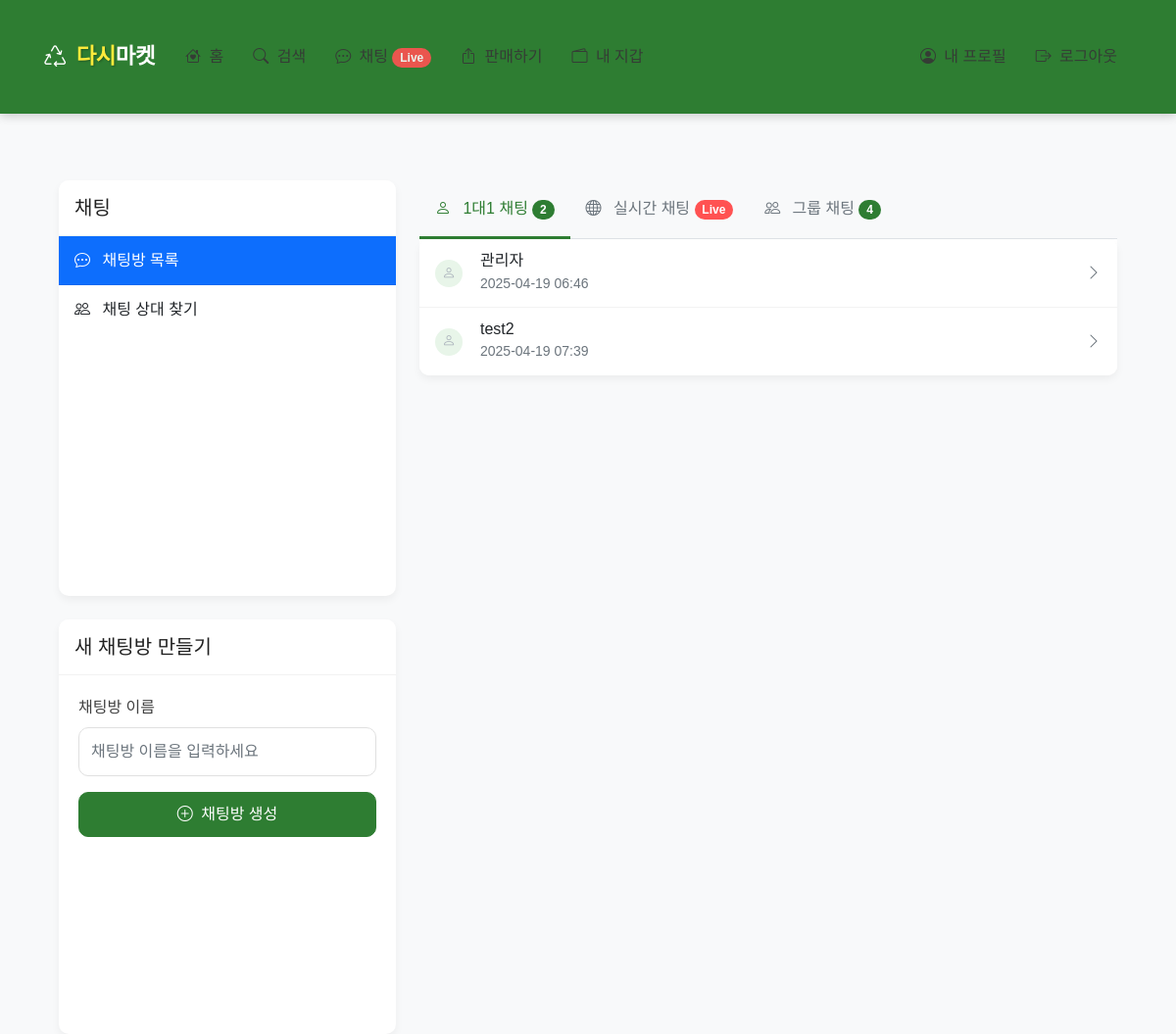
The app's page /chat/ (signed in) with its own data.
### app/models.py (models this page shows, shortened)
class User(UserMixin, db.Model):
    __tablename__ = 'users'
    id = db.Column(db.Integer, primary_key=True)
    email = db.Column(db.String(120), unique=True, nullable=False)
    password_hash = db.Column(db.String(256), nullable=False)
    username = db.Column(db.String(64), nullable=False)
    profile_image = db.Column(db.String(120), nullable=True)
    created_at = db.Column(db.DateTime, default=datetime.utcnow)
    is_admin = db.Column(db.Boolean, default=False)
    is_active = db.Column(db.Boolean, default=True)
    products = db.relationship('Product', backref='seller', lazy='dynamic')
    wallet = db.relationship('Wallet', backref='user', uselist=False)

class ChatRoom(db.Model):
    __tablename__ = 'chat_rooms'
    id = db.Column(db.Integer, primary_key=True)
    name = db.Column(db.String(100), nullable=True)  # 전체 채팅방일 경우 이름 지정 가능
    type = db.Column(db.String(20), nullable=False)  # 'private' (1대1) 또는 'public' (전체)
    created_at = db.Column(db.DateTime, default=datetime.utcnow)
    messages = db.relationship('ChatMessage', backref='chat_room', lazy='dynamic', cascade='all, delete-orphan')
    participants = db.relationship('ChatParticipant', backref='chat_room', lazy='dynamic', cascade='all, delete-orphan')
    def __repr__(self):
        return f'<ChatRoom {self.id} - {self.type}>'

### app/chat/routes.py (the view, shortened to what this page needs)
@bp.route('/', methods=['GET'])
@login_required
def index():
    global GLOBAL_CHAT_ROOM_ID
    global_chat_id = GLOBAL_CHAT_ROOM_ID
    global_chat_room = None
    global_chat_room = ChatRoom.query.filter_by(name="실시간 전체 채팅").first()
    if not global_chat_room:
        if global_chat_id:
            global_chat_room = ChatRoom.query.get(global_chat_id)
    if global_chat_room:
        existing_participant = ChatParticipant.query.filter_by(
            user_id=current_user.id,
            chat_room_id=global_chat_room.id
        ).first()
    participations = ChatParticipant.query.filter_by(user_id=current_user.id).all()
    chat_room_ids = [p.chat_room_id for p in participations]
    chat_rooms = ChatRoom.query.filter(ChatRoom.id.in_(chat_room_ids)).all()
    private_rooms = []
    public_rooms = []
    for room in chat_rooms:
        if room.type == 'private':
            other_participant = ChatParticipant.query.filter(
                and_(
                    ChatParticipant.chat_room_id == room.id,
                    ChatParticipant.user_id != current_user.id
                )
            ).first()
            if other_participant:
                other_user = User.query.get(other_participant.user_id)
                private_rooms.append({
                    'room': room,
                    'other_user': other_user
                })
        else:
            if global_chat_room and room.id == global_chat_room.id:
                pass
            else:
                public_rooms.append(room)
    all_public_rooms = ChatRoom.query.filter(
        ChatRoom.type == 'public'
    ).all()
    if global_chat_room:
        all_public_rooms = [room for room in all_public_rooms if room.id != global_chat_room.id]
    current_app.logger.info(f'글로벌 채팅방 ID: {global_chat_room.id if global_chat_room else "None"}')
    current_app.logger.info(f'글로벌 채팅방 객체: {global_chat_room}')
    return render_template(
        'chat/index.html',
        title='채팅',
        private_rooms=private_rooms,
        public_rooms=public_rooms,
        all_public_rooms=all_public_rooms,
        global_chat_room=global_chat_room
    )

### app/models.py (called while the page is built)
@login_manager.user_loader
def load_user(id):
    return User.query.get(int(id))

### app/templates/chat/index.html (shortened to what this page needs)
{% extends 'base.html' %}
{% block styles %}
<link rel="stylesheet" href="https://cdn.jsdelivr.net/npm/bootstrap-icons@1.8.0/font/bootstrap-icons.css">
{% endblock %}
{% block content %}
<div class="container py-4">
    <div class="row g-4">
        <div class="col-md-4">
            <div class="card chat-room-info mb-4">
                <div class="card-header">
                    <h5 class="mb-0">채팅</h5>
                </div>
                <div class="list-group list-group-flush">
                    <a href="{{ url_for('chat.index') }}" class="list-group-item list-group-item-action active">
                        <i class="bi bi-chat-dots me-2"></i> 채팅방 목록
                    </a>
                    <a href="{{ url_for('chat.user_list') }}" class="list-group-item list-group-item-action">
                        <i class="bi bi-people me-2"></i> 채팅 상대 찾기
                    </a>
                </div>
            </div>
            <div class="card chat-room-info">
                <div class="card-header">
                    <h5 class="mb-0">새 채팅방 만들기</h5>
                </div>
                <div class="card-body">
                    <form action="{{ url_for('chat.create_public_chat') }}" method="post">
                        <div class="mb-3">
                            <label for="room_name" class="form-label">채팅방 이름</label>
                            <input type="text" class="form-control" id="room_name" name="room_name" required placeholder="채팅방 이름을 입력하세요">
                        </div>
                        <div class="d-grid">
                            <button type="submit" class="btn btn-primary">
                                <i class="bi bi-plus-circle me-1"></i> 채팅방 생성
                            </button>
                        </div>
                    </form>
                </div>
            </div>
        </div>
        <div class="col-md-8">
            <ul class="nav nav-tabs" id="chatTabs" role="tablist">
                <li class="nav-item" role="presentation">
                    <button class="nav-link active" id="one-on-one-tab" data-bs-toggle="tab" data-bs-target="#one-on-one" type="button" role="tab" aria-controls="one-on-one" aria-selected="true">
                        <i class="bi bi-person me-2"></i> 1대1 채팅
                        <span class="badge bg-primary rounded-pill">{{ private_rooms|length }}</span>
                    </button>
                </li>
                <li class="nav-item" role="presentation">
                    <button class="nav-link" id="live-chat-tab" data-bs-toggle="tab" data-bs-target="#live-chat" type="button" role="tab" aria-controls="live-chat" aria-selected="false">
                        <i class="bi bi-globe me-2"></i> 실시간 채팅
                        <span class="badge bg-danger rounded-pill">Live</span>
                    </button>
                </li>
                <li class="nav-item" role="presentation">
                    <button class="nav-link" id="group-chat-tab" data-bs-toggle="tab" data-bs-target="#group-chat" type="button" role="tab" aria-controls="group-chat" aria-selected="false">
                        <i class="bi bi-people me-2"></i> 그룹 채팅
                        <span class="badge bg-primary rounded-pill">{{ public_rooms|length + all_public_rooms|length }}</span>
                    </button>
                </li>
            </ul>
            <div class="tab-content chat-tabs-content p-0" id="chatTabsContent">
                <div class="tab-pane fade show active" id="one-on-one" role="tabpanel" aria-labelledby="one-on-one-tab">
                    <div class="card chat-room-info border-top-0 rounded-top-0">
                        <div class="card-body p-0">
                            {% if private_rooms %}
                                <div class="list-group list-group-flush">
                                    {% for item in private_rooms %}
                                        {% set room = item.room %}
                                        {% set other_user = item.other_user %}
                                        <a href="{{ url_for('chat.view_room', room_id=room.id) }}" class="list-group-item list-group-item-action">
                                            <div class="d-flex w-100 justify-content-between align-items-center">
                                                <div class="d-flex align-items-center">
                                                    {% if other_user.profile_image %}
                                                        <img src="{{ url_for('static', filename='uploads/' + other_user.profile_image) }}" class="user-avatar small" alt="{{ other_user.username }}">
                                                    {% else %}
                                                        <div class="user-avatar small">
                                                            <i class="bi bi-person"></i>
                                                        </div>
                                                    {% endif %}
                                                    <div class="ms-2">
                                                        <h6 class="mb-0">{{ other_user.username }}</h6>
                                                        <small class="text-muted">{{ room.created_at|format_datetime }}</small>
                                                    </div>
                                                </div>
                                                <i class="bi bi-chevron-right text-muted"></i>
                                            </div>
                                        </a>
                                    {% endfor %}
                                </div>
                            {% else %}
                                <div class="text-empty">
                                    <p>진행 중인 1대1 채팅이 없습니다.</p>
                                </div>
                            {% endif %}
                        </div>
                    </div>
                </div>
            </div>
        </div>
    </div>
</div>
{% endblock %}

### app/static/css/style.css (style rules this page uses)
:root { --primary-color: #FF7E36; --secondary-color: #56C4C5; --accent-color: #3A86FF; --light-color: #FFF8F0; --dark-color: #363636; --gray-color: #f8f9fa; --border-radius: 10px; --box-shadow: 0 4px 12px rgba(0, 0, 0, 0.08); }
body { font-family: 'Pretendard', 'Noto Sans KR', -apple-system, BlinkMacSystemFont, sans-serif; background-color: var(--light-color); color: var(--dark-color); line-height: 1.6; padding-bottom: 0; }
.btn { border-radius: var(--border-radius); font-weight: 500; padding: 10px 20px; transition: all 0.2s ease; }
.btn-primary { background-color: var(--primary-color) !important; border-color: var(--primary-color) !important; }
.container { padding: 20px 15px; }
.card { border-radius: var(--border-radius); border: none; box-shadow: var(--box-shadow); transition: transform 0.3s ease, box-shadow 0.3s ease; overflow: hidden; height: 100%; background-color: white; }
.card-body { padding: 1.25rem; }
.chat-room-info { border: none; box-shadow: var(--box-shadow); border-radius: var(--border-radius); overflow: hidden; height: 100%; }
.chat-room-info .card-header { background-color: white; border-bottom: 1px solid rgba(0, 0, 0, 0.05); padding: 1rem; }
.chat-room-info .list-group-item { border: none; border-bottom: 1px solid rgba(0, 0, 0, 0.05); padding: 0.75rem 1rem; }
.chat-room-info .list-group-item:last-child { border-bottom: none; }
.user-avatar { width: 40px; height: 40px; border-radius: 50%; object-fit: cover; background-color: #e9ecef; display: flex; align-items: center; justify-content: center; margin-right: 10px; }
.user-avatar.small { width: 32px; height: 32px; font-size: 14px; }
.user-avatar i { color: #adb5bd; }
.form-control, .form-select { border-radius: var(--border-radius); padding: 12px; border: 1px solid #e0e0e0; transition: all 0.2s ease; }
.form-label { font-weight: 500; margin-bottom: 8px; color: #414141; }

### app/templates/base.html (style rules this page uses)
:root { --primary-color: #2E7D32; --secondary-color: #1B5E20; --accent-color: #FF5252; --accent-color-dark: #D32F2F; --background-color: #F8F9FA; --light-accent: #E8F5E9; --text-color: #212121; --light-text: #FFFFFF; --border-radius: 10px; }
body { font-family: 'Pretendard', 'Noto Sans KR', sans-serif; background-color: var(--background-color); color: var(--text-color); }
.btn-primary { background-color: var(--primary-color); border-color: var(--primary-color); color: var(--light-text); }
.card { border-radius: var(--border-radius); box-shadow: 0 4px 8px rgba(0, 0, 0, 0.05); border: none; }
.card-header { background-color: var(--light-accent); border-bottom: none; font-weight: 600; }
.badge.bg-primary { background-color: var(--primary-color) !important; }
.badge.bg-danger { background-color: var(--accent-color) !important; }
.user-avatar { width: 35px; height: 35px; border-radius: 50%; background-color: var(--light-accent); display: flex; align-items: center; justify-content: center; color: var(--primary-color); }
.user-avatar.small { width: 28px; height: 28px; font-size: 0.85rem; }
.bg-primary { background-color: var(--primary-color) !important; }

### app/templates/chat/index.html (style rules this page uses)
.nav-tabs .nav-link { border: none; color: #6c757d; padding: 1rem; font-weight: 500; position: relative; }
.nav-tabs .nav-link.active { color: var(--primary-color); background-color: transparent; border-bottom: 3px solid var(--primary-color); }
.chat-tabs-content { background-color: #fff; border-radius: 0 0 var(--border-radius) var(--border-radius); }

### records on screen
User: username "관리자"
ChatRoom: created_at "2025-04-19 06:46"
User: username "test2"
ChatRoom: created_at "2025-04-19 07:39"

### other values on screen
{{ private_rooms|length }} "2"
{{ public_rooms|length + all_public_rooms|length }} "4"
